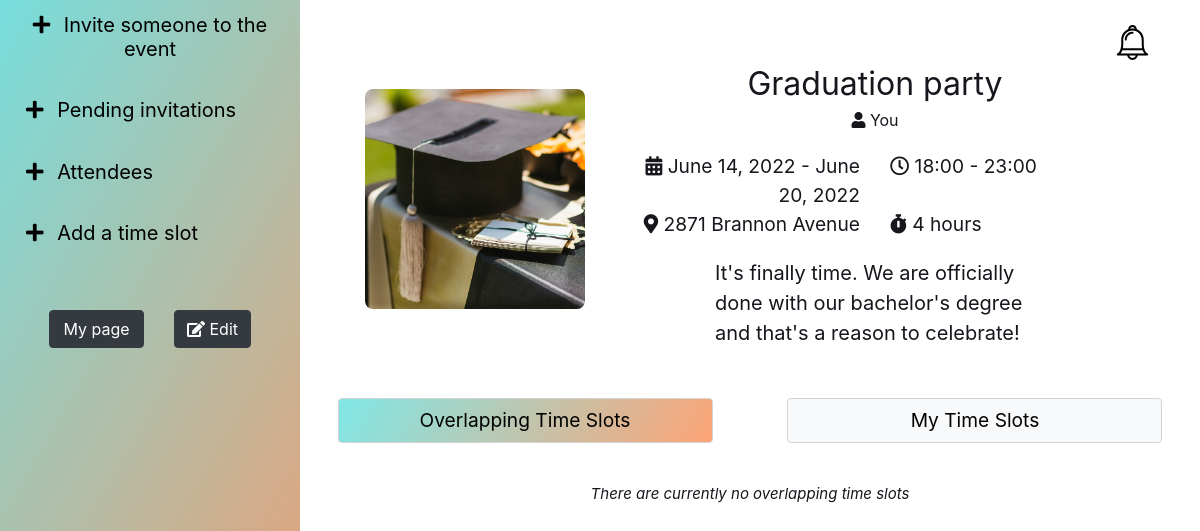
The page /event/3/ (signed in) on the database its author committed.
### schedge/models.py (models this page shows, shortened)
class Event(models.Model):
    STATUS_OPTIONS = (("C", "Chosen"), ("U", "Unresolved"), ("F", "Finished"))
    title = models.CharField(max_length=100)
    location = models.CharField(max_length=300)
    description = models.TextField(blank=True, max_length=5000)
    starttime = models.TimeField(default=django.utils.timezone.now)
    endtime = models.TimeField(default=django.utils.timezone.now)
    startdate = models.DateField(default=django.utils.timezone.now)
    enddate = models.DateField(default=django.utils.timezone.now)
    duration = models.DurationField(
        max_length=dt.timedelta(hours=10), default=dt.timedelta()
    )
    image = models.ImageField(default="default.jpg", upload_to="images/")
    status = models.CharField(max_length=10, default="U", choices=STATUS_OPTIONS)
    host = models.ForeignKey(
        get_user_model(), default=1, on_delete=models.CASCADE, related_name="host"
    )
    participants = models.ManyToManyField(get_user_model(), related_name="participants")
    chosen_time = models.DateTimeField(null=True)
    error_css_class = "error"
    def set_finished(self):
        if self.status == "F":
            return
        if self.chosen_time is not None:
            endtime = self.chosen_time + self.duration
        else:
            tz = get_current_timezone()
            endtime = dt.datetime.combine(self.enddate, self.endtime, tzinfo=tz)
        if endtime < now():
            self.status = "F"
            self.save()

### schedge/views.py (the view, shortened to what this page needs)
# urls.py: path("event/<int:event_id>/", views.event, name="event"),
@login_required(login_url="/login/")
def event(request, event_id):
    try:
        this_event = Event.objects.get(id=event_id)
    except Event.DoesNotExist:
        raise Http404("404: not valid event id")
    participating = this_event.participants.filter(id=request.user.id).exists()
    if not participating:
        return HttpResponse('Unauthorized', status=401)
    this_event.set_finished()  # set status to F is event is in the past
    pts_unsorted = PotentialTimeSlot.objects.filter(event=this_event)
    potentialtimeslots = pts_unsorted.annotate(n=Count('participants')).order_by('-n')
    your_timeslots = TimeSlot.objects.filter(event=this_event, creator=request.user)
    timeslotform = TimeSlotForm()
    timeslotform.set_limits(this_event)
    participants = this_event.participants.all()
    invites = Invite.objects.filter(event=this_event)
    inviteform = InviteForm(invites=invites, accepted=participants, user=request.user)
    friends = request.user.profile.friends
    context = {
        "event": this_event,
        "timeslotform": timeslotform,
        "your_timeslots": your_timeslots,
        "inviteform": inviteform,
        "participants": participants,
        "invites": invites,
        "pts": potentialtimeslots,
        "friends": friends,
    }
    return render(request, "event.html", context)

### schedge/forms.py (called while the page is built)
    def set_limits(self, event):
        self.fields["date"].widget.attrs["min"] = event.startdate
        self.fields["date"].widget.attrs["max"] = event.enddate
        self.fields["start_time"].widget.attrs["min"] = event.starttime
        self.fields["start_time"].widget.attrs["max"] = event.endtime
        self.fields["end_time"].widget.attrs["min"] = event.starttime
        self.fields["end_time"].widget.attrs["max"] = event.endtime

### schedge/templatetags/nicedelta.py (called while the page is built)
@register.filter()
def nicedelta(timedeltaobj):
    secs = int(timedeltaobj.total_seconds())
    timetot = ""
    if secs > 86400:  # 60sec * 60min * 24hrs
        days = secs // 86400
        timetot += "{} day{}".format(days, "s" if days > 1 else "")
        secs = secs - days * 86400
    if secs > 3600:
        hrs = secs // 3600
        timetot += " {} hour{}".format(hrs, "s" if hrs > 1 else "")
        secs = secs - hrs * 3600
    if secs > 60:
        mins = secs // 60
        timetot += " {} minute{}".format(mins, "s" if mins > 1 else "")
        secs = secs - mins * 60
    if secs > 0:
        timetot += " {} second{}".format(secs, "s" if secs > 1 else "")
    return timetot

### schedge/templates/event.html (shortened to what this page needs)
{% extends 'framework.html' %}
{% load static %}
{% load nicedelta %}
{% block stylesheet %}
<link rel="stylesheet" href="{% static 'css/event_style.css' %}" />
<link rel="stylesheet" href="https://cdnjs.cloudflare.com/ajax/libs/font-awesome/5.15.3/css/all.min.css"
 />
{% endblock %}
{% block content %}
<div class="container-fluid h-100">
    <div class="row h-100">
        <div class="col-sm-3 left-section">
            <div class="row">
                <div class="accordion" id="eventAccordion">
                    {% if user == event.host %}
                    {% include "event_hl.html" %}
                    {% endif %}
                    <div class="card card-accordion">
                        <div class="card-header card-accordion" id="headingAttendees">
                            <h2 class="mb-0">
                                <button type="button" class="btn-accordion txt_reset" data-toggle="collapse"
                                    data-target="#collapseAttendees">
                                    <i class="fas fa-plus fa"></i>
                                    Attendees
                                </button>
                            </h2>
                        </div>
                    </div>
                    {%if event.status == "U" %}
                    <div class="card card-accordion">
                        <div class="card-header card-accordion" id="headingTS">
                            <h2 class="mb-0">
                                <button type="button" class="btn-accordion txt_reset" data-toggle="collapse"
                                    data-target="#collapseTS">
                                    <i class="fas fa-plus fa"></i>
                                    Add a time slot
                                </button>
                            </h2>
                        </div>
                    </div>
                    {%endif%}
                </div>
            </div>
            <div class="row justify-content-center m_top_med m_btm_small">
                <div class="col-md-5 txt_center">
                    <a href="{% url 'mypage' %}" class="btn btn-dark full_width">My page</a>
                </div>
                {% if user == event.host %}
                <div class="col-auto txt_center">
                    <a href="{% url 'eventedit' event_id=event.id %}" class="btn btn-dark">
                        <i class="fas fa-edit"></i>
                        Edit</a>
                </div>
                {% endif %}
            </div>
        </div>
        <div class="col m_top_med">
            <div class="row justify-content-center">
                <div class="col-md-11">
                    <div class="row justify-content-center v-center">
                        {% if event.image.url != "/media/default.jpg" %}
                        <div class="col-md-4 event-img-wrap txt_center">
                            <img class="event-img" src="{{event.image.url}}" />
                        </div>
                        {% endif %}
                        <div class="col-md-8 displayright event-txt">
                            <div class="txt_center m_top_xsmall m_btm_small">
                                <span class="event-title " id="id_event_title"> {{event.title}}</span>
                                <br>
                                <i class="fas fa-user"></i>
                                {% if user != event.host %}
                                {{event.host.first_name}} {{event.host.last_name}}
                                {%else%}
                                You
                                {% endif %}
                            </div>
                            <div class="row justify-content-center">
                                {%if event.status == "C"%}
                                <div class="col txt_center txt_large final-time">
                                    <i class="fas fa-calendar-alt"></i>
                                    <i class="far fa-clock m_right_small"></i>
                                    {{event.chosen_time}}
                                </div>
                                {%else%}
                                <div class="col-md txt_large txt_right">
                                    <i class="fas fa-calendar-alt"></i>
                                    {%if event.startdate == event.enddate%}
                                    {{event.startdate}}
                                    {%else%}
                                    {{event.startdate}} - {{event.enddate}}
                                    {%endif%}
                                </div>
                                <div class="col-md txt_large">
                                    <i class="far fa-clock"></i>
                                    {{event.starttime|time:'H:i'}} - {{event.endtime|time:'H:i'}}
                                </div>
                                {%endif%}
                            </div>
                            <div class="row justify-content-center">
                                <div class="col-md txt_large txt_right">
                                    <i class="fas fa-map-marker-alt"></i>
                                    {{event.location}}
                                </div>
                                <div class="col-md txt_large">
                                    <i class="fas fa-stopwatch"></i> {{event.duration|nicedelta}}
                                </div>
                            </div>
                            <div class="row justify-content-center">
                                <div class="col-md-8 event-desc m_top_small">
                                    {{event.description}}
                                </div>
                            </div>
                        </div>
                    </div>
                </div>
            </div>
            {%if event.status == "U"%}
            <div class="row m_top_med justify-content-center txt_center">
                <div class="col-md-5 folder_active btn btn-light" id="overlapTS">
                    <button class="btn-accordion txt_large full_width" onclick="tmslotToggle('overlapTS')">Overlapping
                        Time Slots</button>
                </div>
                <div class="col-md-1"></div>
                <div class="col-md-5 folder_unactive btn btn-light" id="ownTS">
                    <button class="btn-accordion txt_large full_width" onclick="tmslotToggle('ownTS')">My Time
                        Slots</button>
                </div>
            </div>
            <div class="row m_top_med">
                <div class="col displayright">
                    <div dir="overlapTS">
                        <div class="overlapts-txt">
                            {% if not pts %}
                            <div class="row">
                                <div class="col nothing">
                                    There are currently no overlapping time slots
                                </div>
                            </div>
                            {% endif%}
                        </div>
                            </div>
                        </div>
                    </div>
                </div>
            </div>
            {%endif%}
        </div>
        {% endblock %}

### schedge/static/css/base_stylesheet.css (style rules this page uses)
html, body, main { padding: 0; color: #16161d; }
.txt_large { font-size: larger; }
.txt_center { text-align: center; }
.txt_right { text-align: right; }
.txt_reset { font-size: 20px; }
.m_top_xsmall { margin-top: 10px; }
.m_top_small { margin-top: 20px; }
.m_top_med { margin-top: 50px; }
.m_btm_small { margin-bottom: 20px; }
.nothing { text-align: center; color: 848484; font-style: italic; font-size: 15px; margin-bottom: 40px; margin-top: -10px; }
.full_width { width: 100%; }
.folder_active { background-image: linear-gradient(120deg, rgba(88, 225, 224, 0.75), rgba(255, 135, 74, 0.75)); border: 1px solid lightgrey; font-weight: 900; }
.folder_unactive { border: 1px solid lightgrey; font-weight: none; }
.card-accordion { background-color: transparent !important; border: none !important; }
.btn-accordion { border: none; background-color: transparent; outline: none; }
.v-center { display: flex; align-items: center; }

### schedge/static/css/event_style.css (style rules this page uses)
html, body, main { height: 100%; }
.event-img { margin-left: auto; margin-right: auto; max-width: 80%; object-fit:contain; border-radius: .5rem; }
.event-img-wrap { padding: 0 !important; }
.event-title { font-size: 2em; }
.event-txt { padding-right: 40px; }
.event-desc { font-size: 1.25em; }
.left-section { background-color: lightgray; background-image: linear-gradient(120deg, rgba(88, 225, 224, 0.75), rgba(255, 135, 74, 0.75)); }
#eventAccordion { width: 100%; }
.accordion .fa { margin-right: 0.5rem; }

### rows shown on the page
Event: image (picture), title "Graduation party", startdate "June 14, 2022", enddate "June 20, 2022", starttime "18:00", endtime "23:00", location "2871 Brannon Avenue", duration|nicedelta "4 hours", description "It's finally time. We are officially done with our bachelor's degree and that's a reason to celebrate!"
